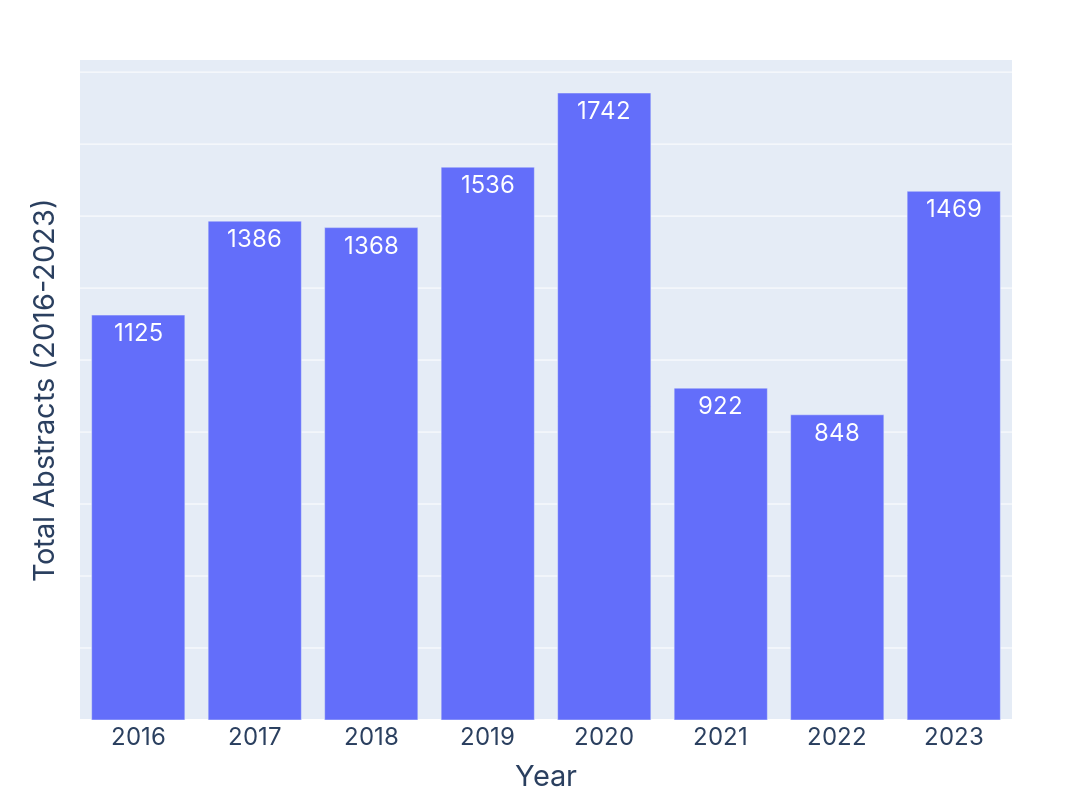

Notebook code cell kept with this figure:
### Markdown cell above
### Number of Abstracts by Year

First, we calculate the number of abstracts by year

### Code cell
df_years = df2.groupby('year').agg(
    total_count = ('control_number', 'nunique')
)

df_years.reset_index(inplace=True)
df_years
fig = px.bar(df_years, x='year', y='total_count', text_auto='',
labels = dict(year = 'Year', total_count = 'Total Abstracts (2016-2023)'))
# fig.show()

fig.update_layout(
    width=1400,
    height=800,
    font=dict(
        family="Inter",
        size=24))

fig.update_traces(textfont_size=24)

fig.update_yaxes(showticklabels=False)



fig.show()

fig.write_image('bar2.svg')

### Figure 1 — Plotly figure (JSON) as saved in the notebook; plotly's stock layout.template omitted (floating-point values rounded to 4 significant figures)
{"data": [{"alignmentgroup": "True", "hovertemplate": "Year=%{x}<br>Total Abstracts (2016-2023)=%{y}<extra></extra>", "legendgroup": "", "marker": {"color": "#636efa", "pattern": {"shape": ""}}, "name": "", "offsetgroup": "", "orientation": "v", "showlegend": false, "textfont": {"size": 24}, "textposition": "auto", "texttemplate": "%{y:}", "type": "bar", "x": [2016, 2017, 2018, 2019, 2020, 2021, 2022, 2023], "xaxis": "x", "y": [1125, 1386, 1368, 1536, 1742, 922, 848, 1469], "yaxis": "y"}], "layout": {"barmode": "relative", "font": {"family": "Inter", "size": 24}, "height": 800, "legend": {"tracegroupgap": 0}, "margin": {"t": 60}, "width": 1400, "xaxis": {"anchor": "y", "domain": [0, 1], "title": {"text": "Year"}}, "yaxis": {"anchor": "x", "domain": [0, 1], "showticklabels": false, "title": {"text": "Total Abstracts (2016-2023)"}}}}
